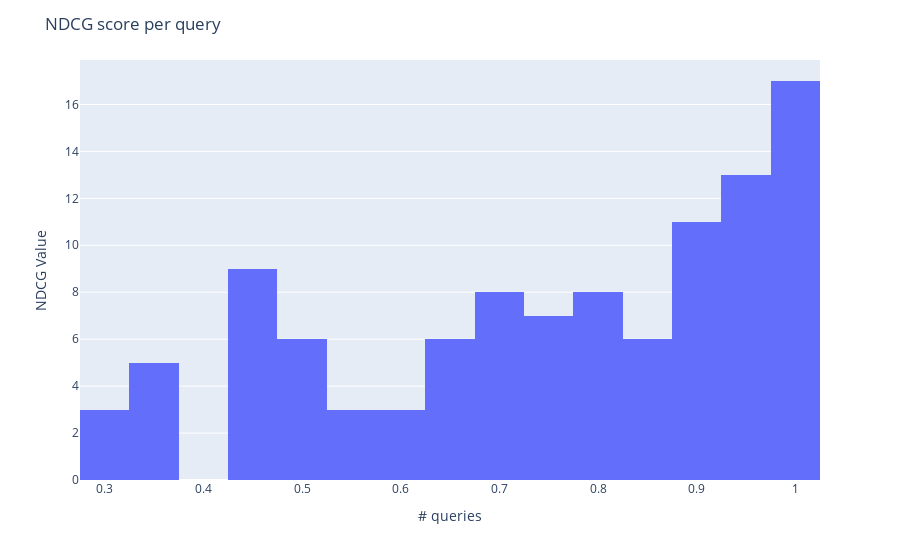

The cell this chart's notebook holds for it:
### Code cell
import plotly.express as px

fig = px.histogram(scores, nbins=20)
fig.update_layout(title="NDCG score per query", xaxis_title="# queries", yaxis_title="NDCG Value", showlegend=False)

fig.show()

### Figure 1 — Plotly figure (JSON) as saved in the notebook; plotly's stock layout.template omitted (floating-point values rounded to 4 significant figures)
{"data": [{"bingroup": "x", "hovertemplate": "variable=0<br>value=%{x}<br>count=%{y}<extra></extra>", "legendgroup": "0", "marker": {"color": "#636efa", "pattern": {"shape": ""}}, "name": "0", "nbinsx": 20, "orientation": "v", "showlegend": true, "type": "histogram", "x": [0.5, 0.7242, 0.6309, 0.4307, 0.9374, 0.8508, 0.5317, 0.8141, 0.6309, 0.3155, 0.9048, 0.6113, 0.9871, 0.9784, 0.6934, 0.4427, 0.3333, 0.4307, 0.906, 0.9519, 1.0, 0.6751, 0.9082, 0.9269, 0.8772, 0.4938, 1.0, 0.9515, 0.4307, 0.8316, 0.8052, 0.8597, 0.9832, 0.4307, 0.926, 0.6309, 0.6797, 0.5177, 0.915, 0.7967, 1.0, 0.8146, 0.6025, 0.9305, 0.3562, 0.5483, 0.7412, 0.9268, 0.8006, 1.0, 0.6509, 0.3333, 0.9148, 0.6885, 0.8683, 0.5, 1.0, 0.7606, 0.8991, 1.0, 0.5865, 0.7214, 0.7328, 0.7808, 0.9539, 0.7824, 0.6506, 0.4556, 0.9148, 0.9951, 1.0, 0.689, 0.3155, 0.5, 0.5296, 0.9328, 0.9721, 0.3333, 0.4307, 1.0, 1.0, 0.4307, 0.6325, 1.0, 0.9639, 0.9891, 0.9891, 0.8961, 0.817, 0.8826, 0.7616, 0.9514, 0.4307, 0.8496, 0.955, 0.8823, 0.5, 0.8481, 0.3562, 0.7657, 0.7388, 0.6885, 0.3155, 0.7606, 0.9832], "xaxis": "x", "yaxis": "y"}], "layout": {"barmode": "relative", "legend": {"title": {"text": "variable"}, "tracegroupgap": 0}, "margin": {"t": 60}, "showlegend": false, "title": {"text": "NDCG score per query"}, "xaxis": {"anchor": "y", "domain": [0, 1], "title": {"text": "# queries"}}, "yaxis": {"anchor": "x", "domain": [0, 1], "title": {"text": "NDCG Value"}}}}
